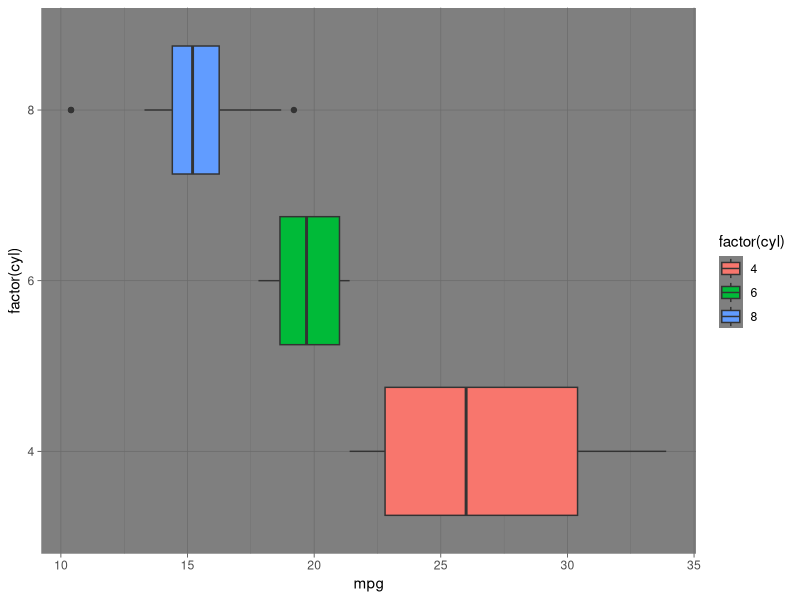

This chart was generated by the following R code:
library(ggplot2)

df <- mtcars

pl <- ggplot(df, aes(x=factor(cyl),y=mpg))

pl <- pl + geom_boxplot(aes(fill=factor(cyl))) + coord_flip() + theme_dark()

print(pl)